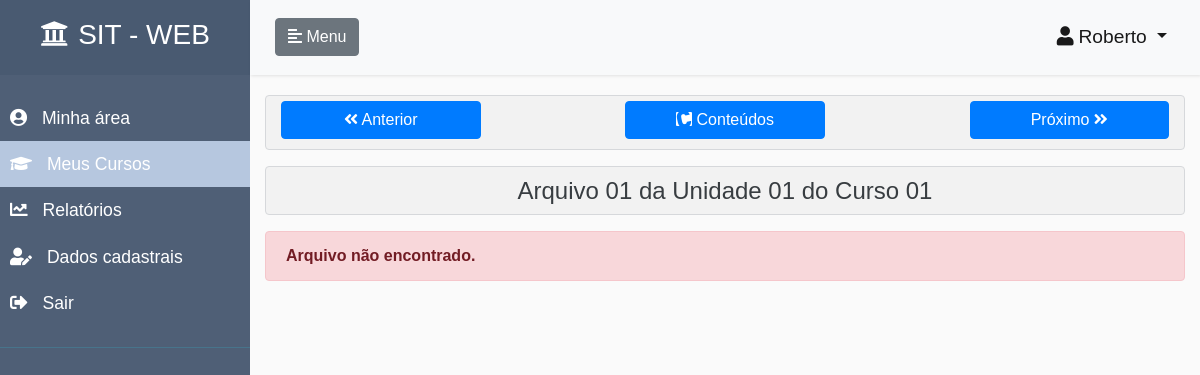
The app's page /visualizacao-arquivo/1 (signed in) with its own data.
### accounts/models.py (models this page shows, shortened)
class CustomUser(AbstractUser):
    ALUNO = 1
    INSTRUTOR = 2
    ADMINISTRADOR = 3
    PERFIS = (
        (ALUNO, 'Aluno'),
        (INSTRUTOR, 'Instrutor'),
        (ADMINISTRADOR, 'Administrador'),
    )
    email = models.EmailField(unique=True)
    username = models.CharField(
        max_length=150,
        null=True,
        blank=True,
    )
    perfil = models.PositiveSmallIntegerField(
        choices=PERFIS,
        null=True,
        blank=True
    )
    REQUIRED_FIELDS = []
    USERNAME_FIELD = 'email'
    def tem_perfil_aluno(self):
        if self.perfil == self.ALUNO:
            return True
        return False
    def tem_perfil_instrutor(self):
        if self.perfil == self.INSTRUTOR:
            return True
        return False
    def tem_perfil_administrador(self):
        if self.perfil == self.ADMINISTRADOR or self.is_staff:
            return True
        return False

### core/models.py (models this page shows, shortened)
class Arquivo(models.Model):
    objects = ArquivoManager()
    titulo = models.CharField(max_length=70, verbose_name=u"título")
    unidade = models.ForeignKey(Unidade, on_delete=models.CASCADE)
    caminho = models.FileField(upload_to='arquivos', storage=gd_storage)
    arquivo_media_url = models.CharField(max_length=250, null=True, blank=True)
    ordem = OrderField(blank=True, for_fields=['unidade'])
    data_criacao = models.DateTimeField(auto_now_add=True, null=True, blank=True)
    data_atualizacao = models.DateTimeField(auto_now=True, null=True, blank=True)
    class Meta:
        verbose_name = "Arquivo"
        verbose_name_plural = "Arquivos"
        ordering = ['ordem']
        unique_together = (('ordem', 'unidade'),)
    class CustomMeta:
        ordering_field = 'titulo'
        search_fields = ['titulo', 'unidade__titulo']

### core/views.py (the view)
# urls.py: path('visualizacao-arquivo/<int:id>',       visualizacaoArquivoView,                        name='visualizacao-arquivo'),
@login_required
def visualizacaoArquivoView(request, id):
    perfil_aluno = False
    perfil_instrutor = False
    perfil_administrador = False
    if request.user.tem_perfil_aluno():
        perfil_aluno = True
    if request.user.tem_perfil_administrador():
        perfil_administrador = True
    if request.user.tem_perfil_instrutor():
        perfil_instrutor = True
    arquivo = get_object_or_404(Arquivo, pk=id)
    if request.user.tem_perfil_aluno():
        usuario_inscrito = Inscricao.objects.usuario_inscrito_curso(request.user, arquivo.unidade.curso)
        if usuario_inscrito == False:
            return trata_usuario_sem_permissao(request)
        atualizaAndamentoCurso(
            arquivo.unidade.curso,
            request.user
        )
        atualizaUltimoConteudoAcessado(
            request.user,
            arquivo.unidade.curso,
            f"visualizacao-arquivo/{arquivo.id}"
        )
        try:
            usuario_arquivo = UsuarioArquivo.objects.get_or_create(
                usuario=request.user,
                arquivo=arquivo
            )
            usuario_arquivo[0].data_acesso = datetime.now()
            usuario_arquivo[0].acessado = True
            usuario_arquivo[0].save()
        except:
            pass
    conteudo_anterior_url, proximo_conteudo_url = obtemLinksConteudosCurso(
        arquivo.unidade.curso.id,
        'arquivo',
        arquivo.id
    )
    arquivo_existe = True
    try:
        arquivo_storage_id = arquivo.arquivo_media_url.split('/')[5]
        download_url = f"https://drive.google.com/uc?export=download&id={arquivo_storage_id}"
    except:
        download_url = ""
        arquivo_existe = False
    if not request.is_ajax():
        template_name = 'core/arquivo-visualizacao.html'
    else:
        template_name ='core/arquivo-conteudo.html'
    return render(
        request,
        template_name,
        {
            'arquivo': arquivo,
            'download_url': download_url,
            'conteudo_anterior_url': conteudo_anterior_url,
            'proximo_conteudo_url': proximo_conteudo_url,
            'arquivo_existe': arquivo_existe,
            'perfil_aluno': perfil_aluno,
            'perfil_administrador': perfil_administrador,
            'perfil_instrutor': perfil_instrutor,
            'menu_inicio': False,
            'menu_meus_cursos': True,
            'menu_cadastros': False,
            'menu_relatorios': False,
            'menu_usuarios': False,
            'menu_dados_cadastrais': False,
        },
    )

### core/managers.py (called while the page is built)
    def usuario_inscrito_curso(self, usuario, curso):
        inscricao = self.filter(
            usuario=usuario,
            curso=curso,
            curso__publicado=True
        )
        if inscricao.count() == 1:
            return True
        return False

    def obtem_videos_assistidos_por_usuario(self, curso, usuario):
        usuarios_videos = self.filter(
            usuario=usuario,
            video__unidade__curso=curso,
            assistido=True
        )
        return usuarios_videos

    def obtem_arquivos_acessados_por_usuario(self, curso, usuario):
        arquivos_acessados = self.filter(
            usuario=usuario,
            arquivo__unidade__curso=curso,
            acessado=True
        )
        return arquivos_acessados

    def obtem_questionarios_respondidos_por_usuario(self, curso, usuario):
        questionarios_respondidos = self.filter(
            usuario=usuario,
            questionario__unidade__curso=curso,
            respondido=True
        )
        return questionarios_respondidos

### core/models.py (called while the page is built)
    def obtem_unidades(self):
        unidades_curso = Unidade.objects.filter(
            curso=self
        ).order_by(
            'ordem'
        )
        return unidades_curso

    def obtem_videos(self):
        unidades_curso = self.obtem_unidades()
        videos_curso = Video.objects.filter(
            unidade__in=unidades_curso
        )
        return videos_curso

    def obtem_arquivos(self):
        unidades_curso = self.obtem_unidades()
        arquivos_curso = Arquivo.objects.filter(
            unidade__in=unidades_curso
        )
        return arquivos_curso

    def obtem_questionarios(self):
        unidades_curso = self.obtem_unidades()
        questionarios_curso = Questionario.objects.filter(
            unidade__in=unidades_curso
        )
        return questionarios_curso

    def obtem_percentual_acertos_por_usuario(self, usuario):
        try:
            questionarios_respondidos = UsuarioQuestionario.objects.obtem_questionarios_respondidos_por_usuario(
                self,
                usuario
            )
            percentual_acertos = (questionarios_respondidos.aggregate(Avg('percentual_acertos')))['percentual_acertos__avg']
            if percentual_acertos is None:
                percentual_acertos = 0
            return percentual_acertos
        except:
            return 0

### core/templates/core/arquivo-visualizacao.html (shortened to what this page needs)
{% extends 'pagina-inicial.html' %}
{% load crispy_forms_tags %}
{% load static %}
{% block content_page %}
    <div class="list-div">
        {% include  'core/arquivo-conteudo.html' %}
    </div>
{% endblock %}

### templates/pagina-inicial.html (shortened to what this page needs)
{% extends  'base.html' %}
{% load static %}
{% load crispy_forms_tags %}
{% block head %}
    <link rel="stylesheet" href="{% static 'css/styles.css' %}">
{% endblock %}
{% block body %}
<body>
    <div class="wrapper">
        <nav id="sidebar">
            <div class="sidebar-header">
                <h3><a href="/" style="color: white;"><i class="fas fa-university class-icone" style="margin-right: 10px;  margin-top: 5px;"></i>SIT - WEB</a></h3>
            </div>
            <ul class="list-unstyled components">
                {% if menu_inicio == True %}
                <li class="active">
                    <a class="class-link" href="/area-usuario" title="Acessa área do usuário">
                        <i class="fas fa-user-circle class-icon"></i>
                        Minha área
                    </a>
                </li>
                {% else%}
                <li>
                    <a class="class-link" href="/area-usuario" title="Acessa área do usuário">
                        <i class="fas fa-user-circle class-icon"></i>
                        Minha área
                    </a>
                </li>
                {% endif %}
                {% if perfil_aluno == True or perfil_instrutor == True %}
                    {% if menu_meus_cursos == True %}
                    <li class="active">
                        <a class="class-link" href="/meus-cursos/"  title="Acessa cursos do usuário">
                            <i class="fas fa-graduation-cap class-icon"></i>
                            Meus Cursos
                        </a>
                    </li>
                    {% endif %}
                {% endif %}
                {% if menu_relatorios == True %}
                <li class="active">
                    <a class="class-link" href="/relatorio-acompanhamento/"  title="Acessa relatórios de acompanhamento">
                        <i class="fas fa-chart-line class-icon"></i>
                        Relatórios
                    </a>
                </li>
                {% else%}
                <li>
                    <a class="class-link" href="/relatorio-acompanhamento/" title="Acessa relatórios de acompanhamento">
                        <i class="fas fa-chart-line class-icon"></i>
                        Relatórios
                    </a>
                </li>
                {% endif %}
                {% if menu_dados_cadastrais == True %}
                    <li class="active">
                {% else%}
                    <li>
                {% endif %}
                    <a class="class-link" href="/accounts/edit/{{ user.id }}" title="Informações de dados cadastrais do usuário">
                        <i class="fas fa-user-edit class-icon"></i>
                        Dados cadastrais
                    </a>
                </li>
                <li>
                    <a class="class-link" href="/accounts/logout" title="Realiza logout do usuário">
                        <i class="fas fa-sign-out-alt class-icon"></i>
                        Sair
                    </a>
                </li>
            </ul>
        </nav>
        <div id="content" class="container-fluid" style="padding-top: 0; padding-left: 0; padding-right: 0;">
            <nav class="navbar navbar-expand-lg navbar-light bg-light">
                <div class="container-fluid">
                    <button type="button" id="sidebarCollapse" class="btn btn-secondary">
                        <i class="fas fa-align-left"></i>
                        <span class="class-span">Menu</span>
                    </button>
                    <div class="collapse navbar-collapse" id="navbarSupportedContent">
                        <ul class="navbar-nav ml-auto">
                              <li class="nav-item active dropdown">
                                <a class="nav-link dropdown-toggle" href="#" id="navbarDropdownMenuLink" data-toggle="dropdown" aria-haspopup="true" aria-expanded="false" style="font-size: 1.2rem;">
                                  <i class="fas fa-user class-icon icone-usuario"></i>{{ user.first_name }}
                                </a>
                              </li>
                        </ul>
                    </div>
                </div>
            </nav>
            <div class="container-fluid">
                {% block content_page %}{% endblock %}
            </div>
        </div>
    </div>
</body>
{% endblock %}

### core/templates/core/arquivo-conteudo.html (shortened to what this page needs)
<div class="conteudo-curso-container">
    <div class="alert alert-secondary" role="alert" style="background-color: rgba(0,0,0,.03); padding: 0;">
        <div class="container" style="padding: 0; margin-top: 5px; margin-bottom: 5px;">
            <div class="row">
                <div class="col-sm-12">
                    <div class="btn-toolbar justify-content-between" role="toolbar" aria-label="Toolbar with button groups">
                        <div class="col-sm-3 text-center" id="botao-anterior-container" style="margin-bottom: 5px;">
                          <span class="btn btn-primary botao-navegacao"  id="botao-anterior" role="button" onclick="atualizaConteudo('{{ conteudo_anterior_url }}')" title="Retorna para conteúdo anterior">
                              <i class="fas fa-angle-double-left" ></i>
                               Anterior
                          </span>
                        </div>
                       <div class="col-sm-3 text-center" id="botao-conteudo-curso" style="margin-bottom: 5px;">
                          <a href="/conteudo-curso/{{arquivo.unidade.curso.id}}#conteudo-curso" class="btn btn-primary botao-navegacao" id="botao-conteudo" role="button" title="Retorna para página de conteúdos do curso">
                              <i class="fab fa-contao "></i>
                              Conteúdos
                          </a>
                        </div>
                        <div class="col-sm-3 text-center" id="botao-proximo-container" style="margin-bottom: 5px;">
                          <span class="btn btn-primary botao-navegacao" id="botao-proximo" role="button"  onclick="atualizaConteudo('{{ proximo_conteudo_url }}')" title="Avança para próximo conteúdo">
                              Próximo
                              <i class="fas fa-angle-double-right"></i>
                          </span>
                        </div>
                    </div>
                </div>
            </div>
        </div>
    </div>
    <div class="alert alert-secondary" role="alert" style="background-color: rgba(0,0,0,.03); padding: 0px;">
        <h4 class="text-center" id="titulo-video" style="margin-top: 10px;">{{ arquivo.titulo }}</h4>
    </div>
    {% if arquivo_existe %}
        <div class="alert alert-secondary" role="alert" style="background-color: rgba(0,0,0,.03); padding: 0px;">
            <div class="col text-center" id="botao-download" style="margin-top: 5px; margin-bottom: 5px; padding: 0;">
                <a class="btn btn-primary" href="{{ download_url }}" role="button" style="font-size: 1.2rem;" title="Realiza o download do arquivo">
                  Download
                  <i class="fas fa-download"></i>
                </a>
            </div>
        </div>
        <div class="alert alert-danger alert-dismissable" id="arquivo-nao-existe" hidden>
            <a href="#" data-dismiss="alert" aria-label="close"></a>
            <strong>Arquivo não existe.</strong>
        </div>
        <div class="embed-responsive embed-responsive-16by9" id="arquivo-embed">
            <iframe class="embed-responsive-item" src="{{ arquivo.arquivo_media_url }}" allowfullscreen></iframe>
        </div>
    {% else %}
        <div class="alert alert-danger alert-dismissable" id="arquivo-nao-existe">
            <strong>Arquivo não encontrado.</strong>
        </div>
    {% endif %}
</div>

### static/css/styles.css (style rules this page uses)
.list-div { padding: 0 !important; }
body { font-family: 'Poppins', sans-serif; background: #fafafa; }
.icone-usuario { margin-right: 5px; }
.class-link, .class-link:hover, .class-link:focus { color: inherit; text-decoration: none; transition: all 0.3s; }
.navbar { padding: 15px 10px; background: #fff; border: none; border-radius: 0; margin-bottom: 20px; box-shadow: 1px 1px 3px rgba(0, 0, 0, 0.1); }
.class-icon, .class-span { display: inline-block; }
.list-div { //margin-left: 20px; //margin-right: 20px; }
.botao-navegacao { cursor: pointer; width: 100%; height: 100%; word-break: break-all; }
.wrapper { display: flex; align-items: stretch; }
#sidebar { min-width: 250px; max-width: 250px; background: #4f5f76; color: #fff; transition: all 0.3s; }
#sidebar ul li a { text-align: left; }
#sidebar .sidebar-header { padding: 15px; background: #495A71; text-align: center; }
#sidebar ul.components { padding: 20px 0; border-bottom: 1px solid #47748b; }
#sidebar ul li a { padding: 10px; font-size: 1.1em; display: block; }
#sidebar ul li a i { margin-right: 10px; }
#sidebar ul li.active>a, .class-link[aria-expanded="true"] { color: #fff; background: #B6C7DF; }
#content { width: 100%; padding-bottom: 20px; min-height: 100vh; transition: all 0.3s; }

### records on screen
CustomUser: first_name "Roberto"
Arquivo: titulo "Arquivo 01 da Unidade 01 do Curso 01"
